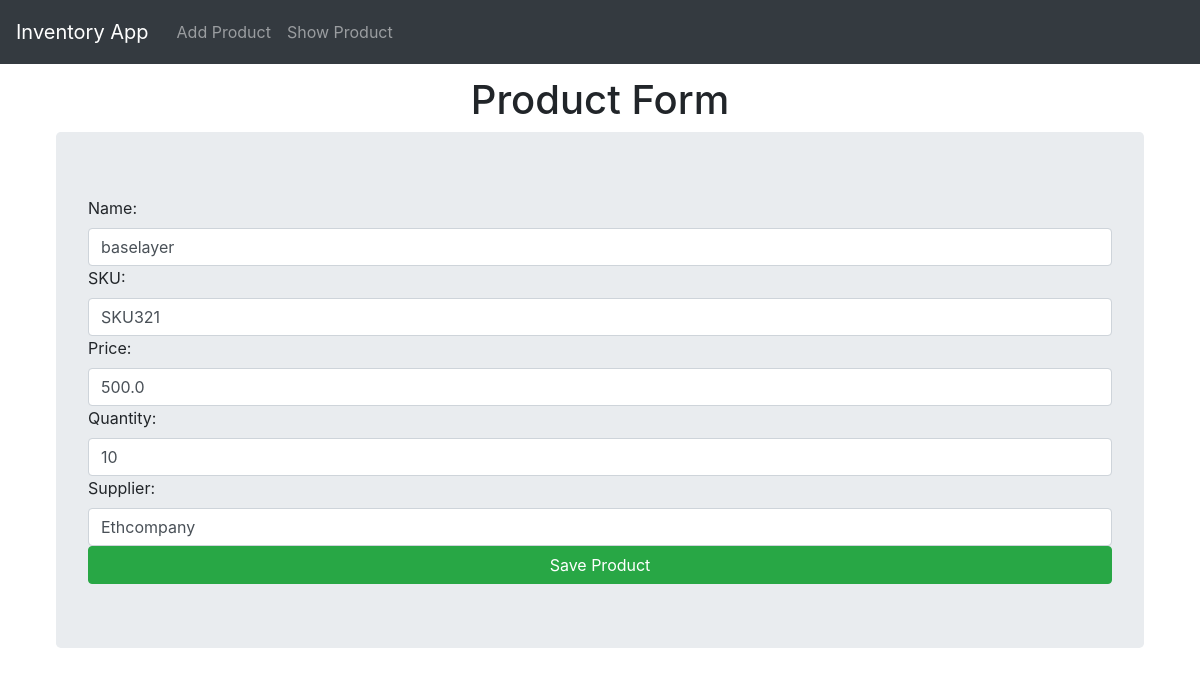
The app's page /update/5/ with its own data.
### invApp/models.py (models this page shows, shortened)
class Product(models.Model):
    product_id = models.AutoField(primary_key=True)
    name = models.CharField(max_length=100)
    sku = models.CharField(max_length=50, unique=True)
    price = models.FloatField()
    Quantity = models.IntegerField()
    supplier = models.CharField(max_length=100)

### invApp/views.py (the view)
# urls.py: path('update/<int:product_id>/', views.Product_update_view, name = 'product_update'),
def Product_update_view(request, product_id):
    product = Product.objects.get(product_id = product_id)
    form = ProductForm(instance=product)
    if request.method == "POST":
        form = ProductForm(request.POST, instance=product)
        if form.is_valid():
            form.save()
            return redirect('product_list')
    context = {'form' : form}
    return render(request, 'invApp/product_form.html', context)

### invApp/form.py
class ProductForm(forms.ModelForm):
    class Meta:
        model = Product
        fields = '__all__'
        labels = {
            'product_id' : 'Product Id',
            'name' : 'Name',
            'sku' : 'SKU',
            'price' : 'Price',
            'quantity' : 'Quantity',
            'supplier' : 'Supplier',
        }
        widgets = {
            'product_id' : forms.NumberInput(
                attrs= {'placeholder' : 'e.g 1', 'class' : 'form-control'}),
            'name' : forms.TextInput(
                attrs= {'placeholder' : 'e.g shirt', 'class' : 'form-control'}),
            'sku' : forms.TextInput(
                attrs= {'placeholder' : 'e.g S12345', 'class' : 'form-control'}),
            'price' : forms.NumberInput(
                attrs= {'placeholder' : 'e.g 19.99', 'class' : 'form-control'}),
            'Quantity' : forms.NumberInput(
                attrs= {'class' : 'form-control'}),
            'supplier' : forms.TextInput(
                attrs= {'placeholder' : 'e.g Abc Company', 'class' : 'form-control'}),
        }

### invApp/templates/invApp/product_form.html (shortened to what this page needs)
{% extends "invApp/layout.html" %}
{% block content %}
    <h1 class="text-center">Product Form</h1>
    <form  method = "POST" action="{% url 'product_create' %}" class="jumbotron">
        {{form}}
        <button class ="btn btn-success btn-block" type ="submit">Save Product</button>
    </form>
{% endblock content %}

### invApp/templates/invApp/layout.html (style rules this page uses)
body { padding: 56px; }

### records on screen
Product: name "baselayer", sku "SKU321", price "500.0", Quantity "10", supplier "Ethcompany"
